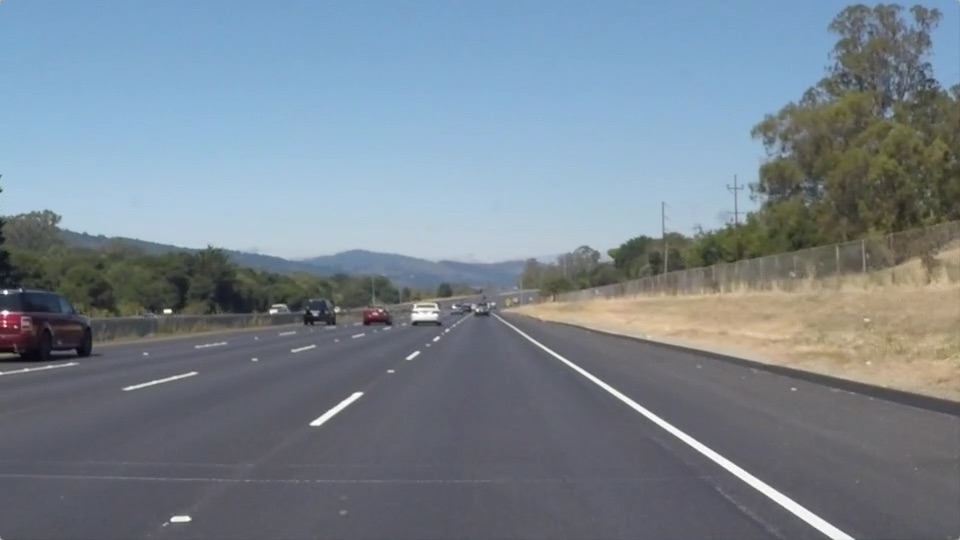
#> input picture term1/CarND-LaneLines-P1/test_images/solidWhiteRight.jpg, 960 x 540 px
$ jupyter execute --allow-errors My_project.ipynb
#> lines starting #> are read from the running program, lines starting #| are printed output that depends on the picture; after the words box and inside, x2 and y2 are one past the last pixel; in counts of white or black regions, pixels touching at a corner belong together
[cell 1]
import matplotlib.pyplot as plt
import matplotlib.image as mpimg
import numpy as np
import cv2
import math
from moviepy import *

image = mpimg.imread('test_images/solidWhiteRight.jpg')
#> image is the input picture: shape (540, 960, 3); mean R, G, B 120.3, 132.6, 143.7
print('This image is :',type(image),'with width :',image.shape[1],'and height :',image.shape[0])
#| This image is : <class 'numpy.ndarray'> with width : 960 and height : 540
plt.imshow(image)
plt.show()

[cell 2]
def grayscale(img):
    return cv2.cvtColor(img, cv2.COLOR_BGR2GRAY)

def canny(img, low_threshold, high_threshold):
    return cv2.Canny(img, low_threshold, high_threshold)

def gaussian_blur(img, kernel_size):
    return cv2.GaussianBlur(img, (kernel_size, kernel_size), 0)

def region_of_interest(img, vertices):
    mask  = np.zeros_like(img)

    if len(img.shape) > 2:
        channel_count = img.shape[2]
        ignore_mask_color = (255,) * channel_count
    else:
        ignore_mask_color = 255

    cv2.fillPoly(mask, vertices, ignore_mask_color)

    masked_image = cv2.bitwise_and(img, mask)
    return masked_image

def draw_lines(img, lines , color = [255, 0, 0], thickness = 2):
    for line in lines:
        for x1, y1, x2, y2 in line:
            cv2.line(img, (x1,y1), (x2,y2), color, thickness)

def hough_lines(img, rho, theta, threshold, min_line_len, max_line_gap):
    lines = cv2.HoughLinesP(img, rho, theta,threshold, np.array([]), min_line_len, max_line_gap)
    #line_img = np.zeros((*img.shape,3), dtype = np.uint8)
    line_img = np.zeros(img.shape + (3,), dtype=np.uint8)
    draw_lines(line_img,lines)
    return line_img

def weighted_img(img, initial_img, alpha = 0.8, beta = 1.0, lambda1 = 0.0):
    return cv2.addWeighted(initial_img,alpha,img, beta,lambda1)

def process_image(image):
    # printing out some stats and plotting
    print('This image is:', type(image), 'with dimesions:', image.shape)
    gray = grayscale(image)
    # Define a kernel size and apply Gaussian smoothing
    kernel_size = 5
    blur_gray = gaussian_blur(gray, kernel_size)
    # plt.imshow(blur_gray, cmap='gray')

    # Define our parameters for Canny and apply
    low_threshold = 45 #50
    high_threshold = 150 #150
    edges = canny(blur_gray, low_threshold, high_threshold)

    # This time we are defining a four sided polygon to mask
    imshape = image.shape
    #vertices = np.array([[(0,imshape[0]),(475, 310), (475, 310), (imshape[1],imshape[0])]], dtype=np.int32)
    vertices = np.array([[(0,imshape[0]),(450, 330), (490, 310), (imshape[1],imshape[0])]], dtype=np.int32)
    masked_edges = region_of_interest(edges, vertices)

    # Define the Hough transform parameters
    # Make a blank the same size as our image to draw on
    rho = 1 # distance resolution in pixels of the Hough grid
    theta = np.pi/180 # angular resolution in radians of the Hough grid
    threshold = 15# minimum number of votes (intersections in Hough grid cell)
    min_line_length = 40 #minimum number of pixels making up a line 150 - 40
    max_line_gap = 130 # maximum gap in pixels between connectable line segments 58 -95
    line_image = np.copy(image)*0 # creating a blank to draw lines on

    lines = hough_lines(masked_edges, rho, theta, threshold, min_line_length, max_line_gap)
    # Draw the lines on the edge image
    lines_edges = weighted_img(lines, image)
    return lines_edges

def main():
    # reading in an image
    image = (mpimg.imread('test_images/solidWhiteRight.jpg') * 255).astype('uint8')
    # [5 lines of commented-out code are left out]
    processImage = process_image(image)
    plt.imshow(processImage)
    plt.show()

    # Make video
    white_output = 'white.mp4'
    clip1 = VideoFileClip("solidWhiteRight.MP4")
    white_clip = clip1.fl_image(process_image) #NOTE: this function expects color images!!
    white_clip.write_videofile(white_output, audio=False)

    # Make video
    yellow_output = 'yellow.mp4'
    clip2 = VideoFileClip('solidYellowLeft.mp4')
    yellow_clip = clip2.fl_image(process_image)
    yellow_clip.write_videofile(yellow_output, audio=False)

#> (the rest of this cell did not finish here and is left out)

#> in main, `image = (mpimg.imread('test_images/solidWhiteRight.jpg') * 255).astype..`:
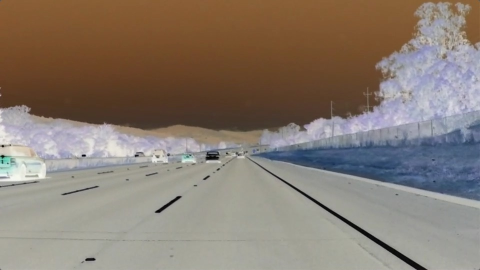
#> image: shape (540, 960, 3) (shown at 1/2 size); mean R, G, B 135.7, 123.4, 112.3
#| This image is: <class 'numpy.ndarray'> with dimesions: (540, 960, 3)
#> in grayscale, `return cv2.cvtColor(img, cv2.COLOR_BGR2GRAY)`:
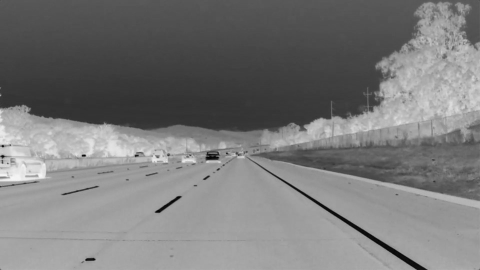
#> returned value: shape (540, 960) (shown at 1/2 size); min 1, max 250, mean 121.5
#> in canny, `return cv2.Canny(img, low_threshold, high_threshold)`:
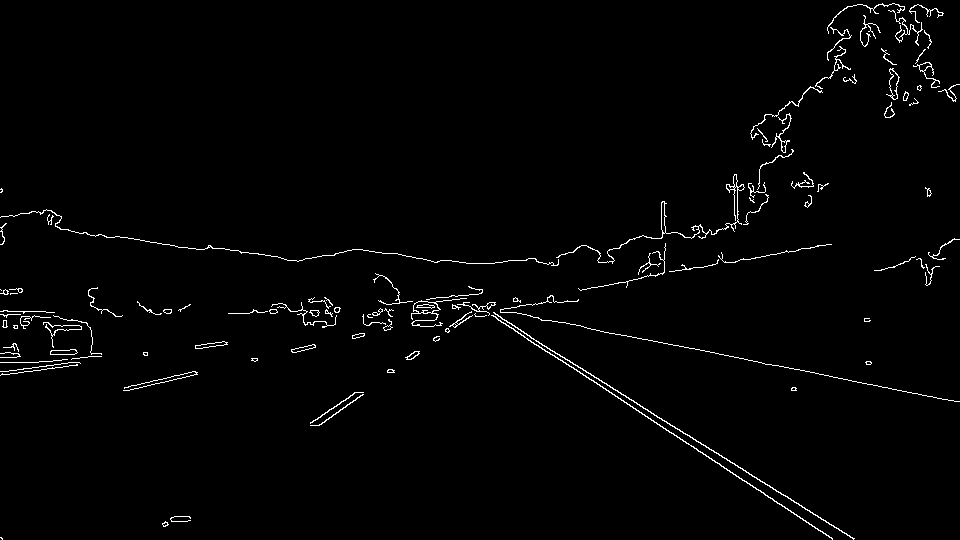
#> returned value: shape (540, 960); 1.6% white in thin lines or dots
#> in region_of_interest, `cv2.fillPoly(mask, vertices, ignore_mask_color)`:
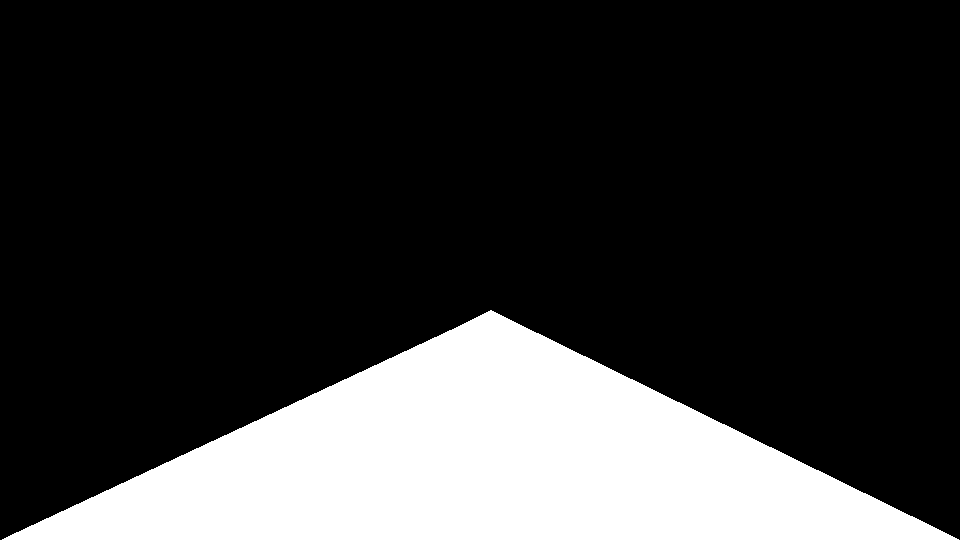
#> mask: shape (540, 960); 21.2% white; 1 white region, box (x1, y1, x2, y2) and area: (2, 310, 959, 540) 110109
#> in region_of_interest, `masked_image = cv2.bitwise_and(img, mask)`:
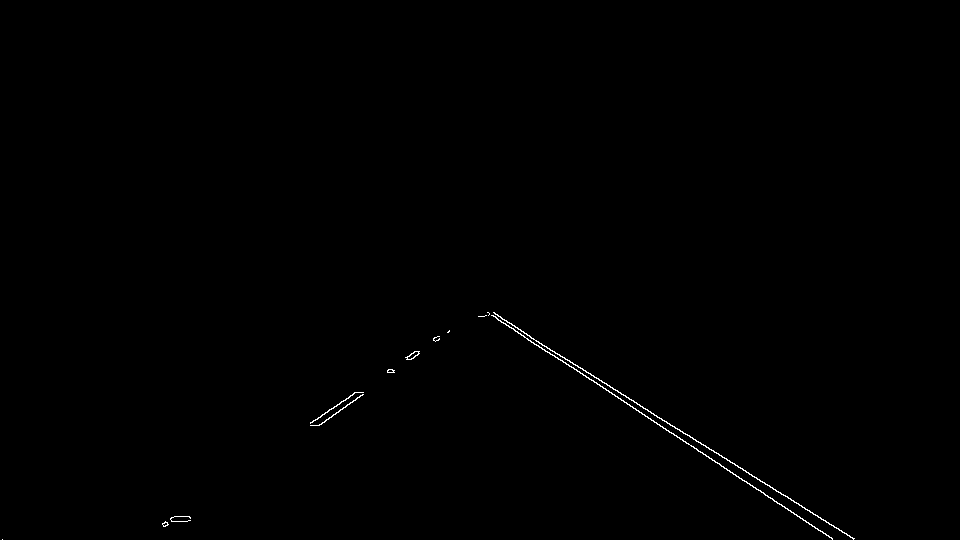
#> masked_image: shape (540, 960); 0.29% white in thin lines or dots, all inside (x1, y1, x2, y2) = (2, 312, 855, 540)
#> in hough_lines, `lines = cv2.HoughLinesP(img, rho, theta,threshold, np.array([]), min_l..`: lines = [[494, 313, 854, 538], [487, 312, 763, 492], [502, 319, 853, 539], [528, 340, 832, 538], [310, 423, 439, 339], [319, 425, 438, 336], [742, 480, 832, 539], [338, 412, 439, 336], [310, 422, 435, 337], [393, 372, 449, 330], [320, 424, 414, 351], [488, 312, 626, 402]]
#> the loop in draw_lines, `for line in lines:` made 12 passes
#> in weighted_img, `return cv2.addWeighted(initial_img,alpha,img, beta,lambda1)`:
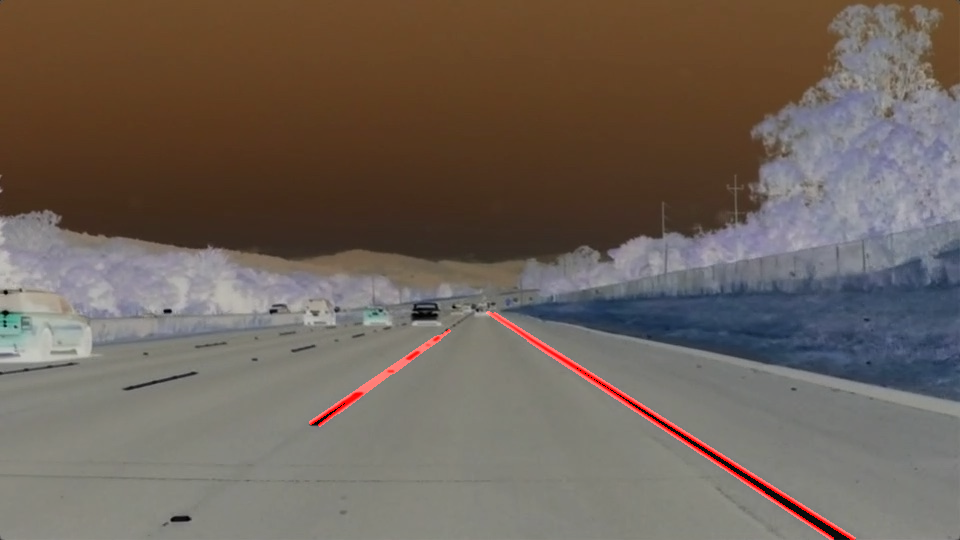
#> returned value: shape (540, 960, 3); mean of channels 0, 1, 2 110.3, 98.7, 89.9; drawn as R, G, B

$ run again, with term1/CarND-LaneLines-P1/test_images/solidWhiteCurve.jpg copied over term1/CarND-LaneLines-P1/test_images/solidWhiteRight.jpg
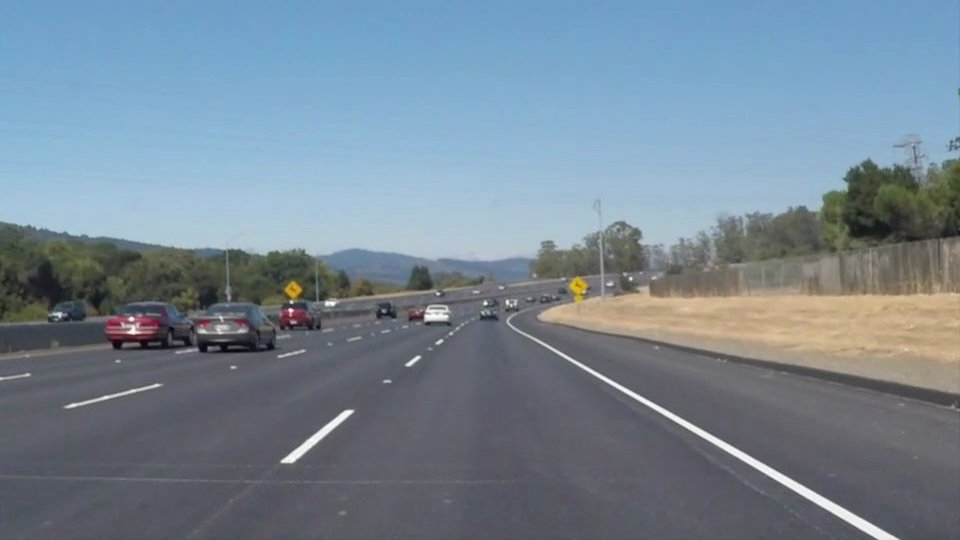
#> input picture term1/CarND-LaneLines-P1/test_images/solidWhiteCurve.jpg, 960 x 540 px
#> image is the input picture: shape (540, 960, 3); mean R, G, B 118.5, 134.5, 148.1
#| This image is : <class 'numpy.ndarray'> with width : 960 and height : 540
#| This image is: <class 'numpy.ndarray'> with dimesions: (540, 960, 3)
#> mask: shape (540, 960); 21.2% white; 1 white region, box (x1, y1, x2, y2) and area: (2, 310, 959, 540) 110109
#> in region_of_interest, `masked_image = cv2.bitwise_and(img, mask)`:
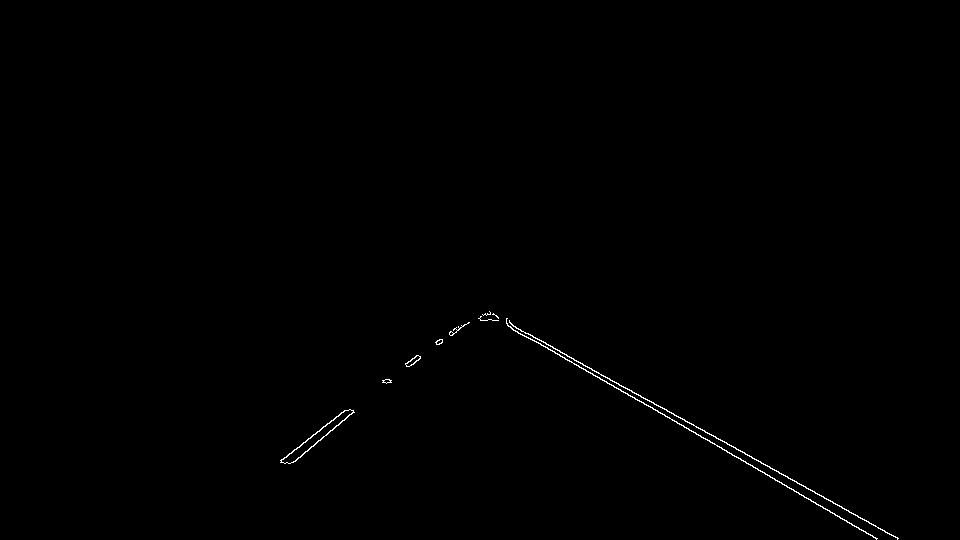
#> masked_image: shape (540, 960); 0.32% white in thin lines or dots, all inside (x1, y1, x2, y2) = (280, 311, 899, 540)
#> line_image: shape (540, 960, 3); every value is 0
#> lines = [[487, 314, 876, 538], [490, 313, 897, 539], [490, 312, 898, 538], [487, 313, 877, 538], [302, 443, 468, 322], [293, 462, 439, 339], [295, 461, 450, 331], [280, 460, 468, 323], [405, 364, 464, 324], [485, 313, 530, 339], [294, 449, 456, 327], [323, 426, 437, 340]]
#> the loop in draw_lines, `for line in lines:` made 12 passes
#> in weighted_img, `return cv2.addWeighted(initial_img,alpha,img, beta,lambda1)`:
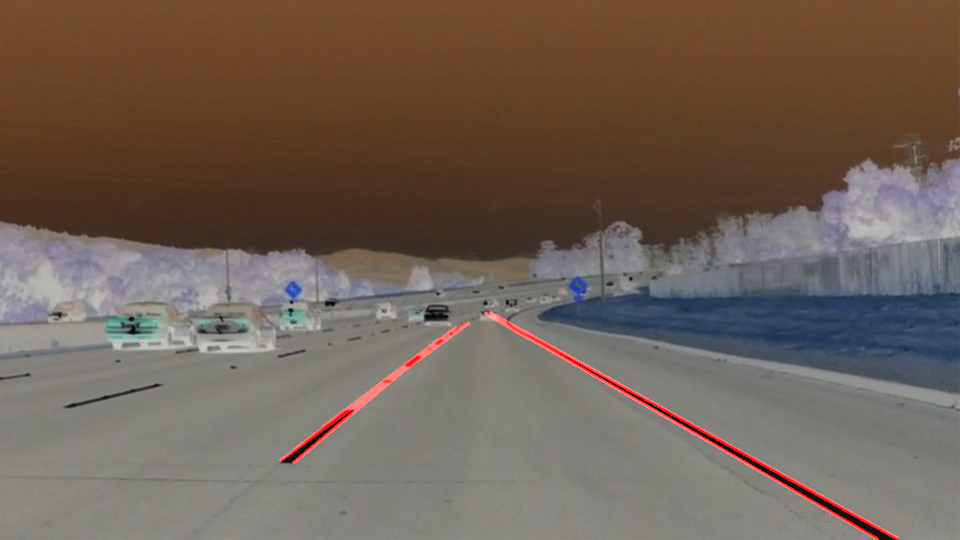
#> returned value: shape (540, 960, 3); mean of channels 0, 1, 2 111.7, 97.2, 86.3; drawn as R, G, B

$ run again, with term1/CarND-LaneLines-P1/test_images/solidYellowCurve.jpg copied over term1/CarND-LaneLines-P1/test_images/solidWhiteRight.jpg
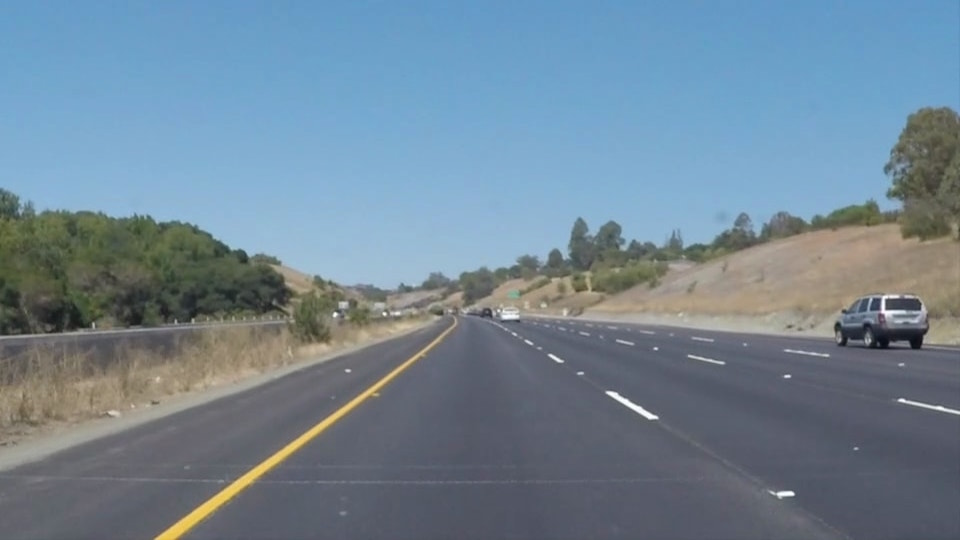
#> input picture term1/CarND-LaneLines-P1/test_images/solidYellowCurve.jpg, 960 x 540 px
#> image is the input picture: shape (540, 960, 3); mean R, G, B 113, 133.4, 149
#| This image is : <class 'numpy.ndarray'> with width : 960 and height : 540
#| This image is: <class 'numpy.ndarray'> with dimesions: (540, 960, 3)
#> mask: shape (540, 960); 21.2% white; 1 white region, box (x1, y1, x2, y2) and area: (2, 310, 959, 540) 110109
#> in region_of_interest, `masked_image = cv2.bitwise_and(img, mask)`:
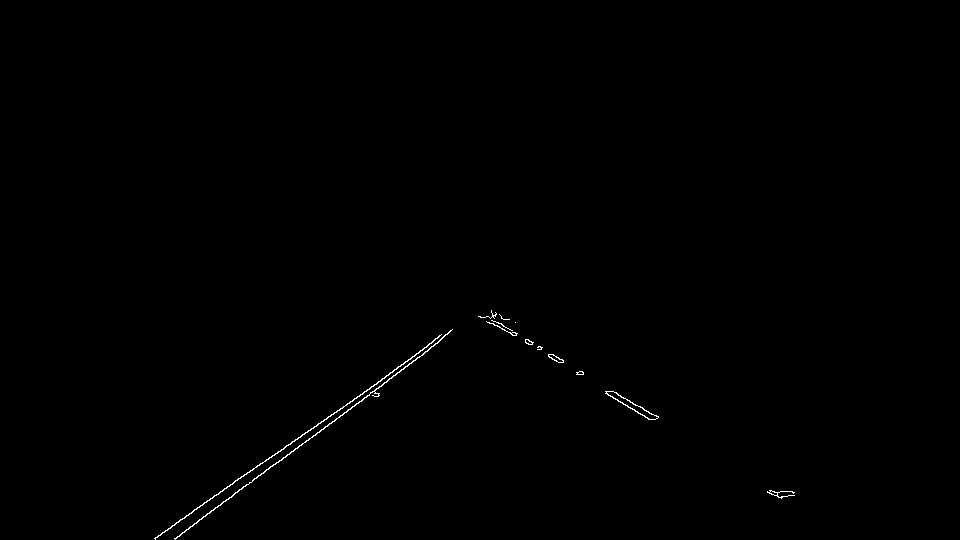
#> masked_image: shape (540, 960); 0.28% white in thin lines or dots, all inside (x1, y1, x2, y2) = (154, 310, 795, 540)
#> line_image: shape (540, 960, 3); every value is 0
#> lines = 13 rows, first 6: [154, 538, 452, 329], [199, 519, 478, 316], [155, 538, 449, 332], [488, 316, 778, 497], [491, 317, 788, 495], [605, 393, 784, 496]
#> the loop in draw_lines, `for line in lines:` made 13 passes
#> in weighted_img, `return cv2.addWeighted(initial_img,alpha,img, beta,lambda1)`:
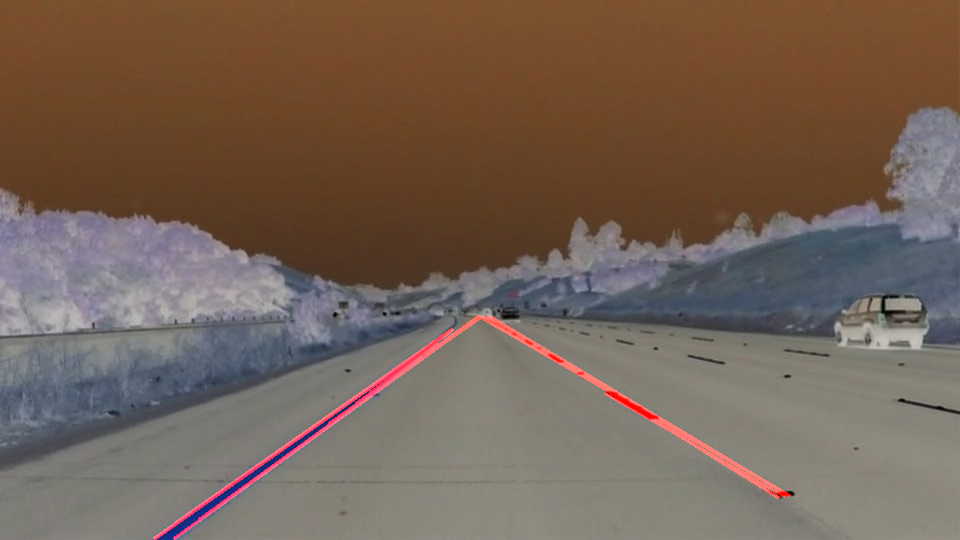
#> returned value: shape (540, 960, 3); mean of channels 0, 1, 2 116.4, 98.1, 85.6; drawn as R, G, B
